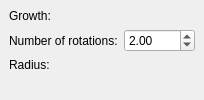
     <widget class="QWidget" name="page9_spiral">
      <layout class="QGridLayout" name="_24">
       <property name="leftMargin">
        <number>9</number>
       </property>
       <property name="topMargin">
        <number>9</number>
       </property>
       <property name="rightMargin">
        <number>9</number>
       </property>
       <property name="bottomMargin">
        <number>9</number>
       </property>
       <property name="spacing">
        <number>6</number>
       </property>
       <item row="1" column="0">
        <spacer>
         <property name="orientation">
          <enum>Qt::Vertical</enum>
         </property>
         <property name="sizeHint" stdset="0">
          <size>
           <width>0</width>
           <height>0</height>
          </size>
         </property>
        </spacer>
       </item>
       <item row="0" column="0">
        <layout class="QGridLayout" name="_25">
         <property name="leftMargin">
          <number>0</number>
         </property>
         <property name="topMargin">
          <number>0</number>
         </property>
         <property name="rightMargin">
          <number>0</number>
         </property>
         <property name="bottomMargin">
          <number>0</number>
         </property>
         <property name="spacing">
          <number>6</number>
         </property>
         <item row="2" column="0">
          <widget class="QLabel" name="label_spiral_radius">
           <property name="text">
            <string>Radius:</string>
           </property>
          </widget>
         </item>
         <item row="0" column="0">
          <widget class="QLabel" name="label_spiral_growth">
           <property name="text">
            <string>Growth:</string>
           </property>
          </widget>
         </item>
         <item row="1" column="0">
          <widget class="QLabel" name="label_spiral_rotation">
           <property name="text">
            <string>Number of rotations:</string>
           </property>
          </widget>
         </item>
         <item row="0" column="1">
          <widget class="Gui::QuantitySpinBox" name="spiralGrowth" native="true">
           <property name="unit" stdset="0">
            <string notr="true">mm</string>
           </property>
           <property name="value" stdset="0">
            <double>1.000000000000000</double>
           </property>
          </widget>
         </item>
         <item row="1" column="1">
          <widget class="QDoubleSpinBox" name="spiralRotation">
           <property name="maximum">
            <double>1000.000000000000000</double>
           </property>
           <property name="value">
            <double>2.000000000000000</double>
           </property>
          </widget>
         </item>
         <item row="2" column="1">
          <widget class="Gui::QuantitySpinBox" name="spiralRadius" native="true">
           <property name="unit" stdset="0">
            <string notr="true">mm</string>
           </property>
           <property name="value" stdset="0">
            <double>1.000000000000000</double>
           </property>
          </widget>
         </item>
        </layout>
       </item>
      </layout>
     </widget>
